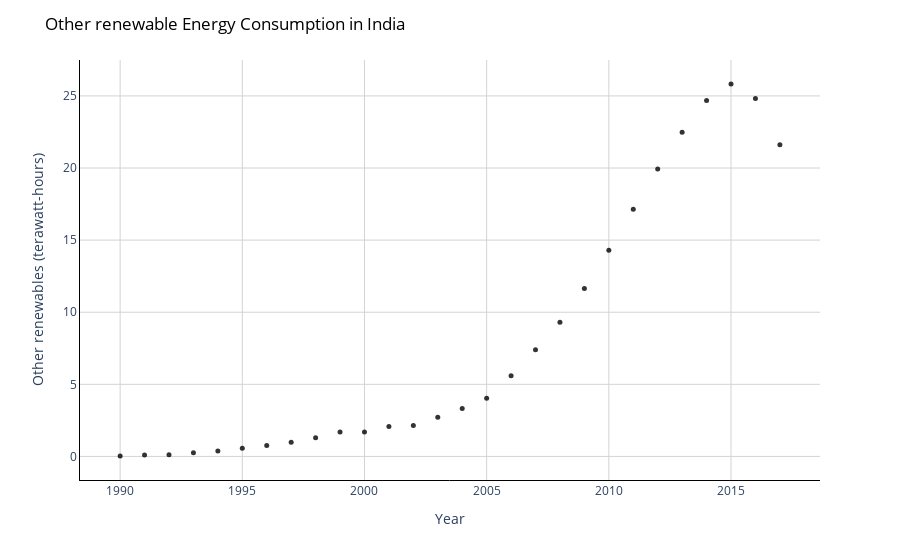

Notebook cell for this chart:
### Code cell
# Create a scatter plot
fig = px.scatter(df, x=df['Year'], y=df['Other renewables (terawatt-hours)'], 
                 opacity=0.8, color_discrete_sequence=['black'])
# Change chart background color
fig.update_layout(dict(plot_bgcolor = 'white'))

# Update axes lines
fig.update_xaxes(showgrid=True, gridwidth=1, gridcolor='lightgrey', 
                 zeroline=True, zerolinewidth=1, zerolinecolor='lightgrey', 
                 showline=True, linewidth=1, linecolor='black')

fig.update_yaxes(showgrid=True, gridwidth=1, gridcolor='lightgrey', 
                 zeroline=True, zerolinewidth=1, zerolinecolor='lightgrey', 
                 showline=True, linewidth=1, linecolor='black')

fig.update_yaxes(showgrid=True, gridwidth=1, gridcolor='lightgrey', 
                 zeroline=True, zerolinewidth=1, zerolinecolor='lightgrey', 
                 showline=True, linewidth=1, linecolor='black')

# Set figure title
fig.update_layout(title=dict(text="Other renewable Energy Consumption in India", 
                             font=dict(color='black')))
# Update marker size
fig.update_traces(marker=dict(size=5))

fig.show()

### Figure 1 — Plotly figure (JSON) as saved in the notebook; plotly's stock layout.template omitted (floating-point values rounded to 4 significant figures)
{"data": [{"hovertemplate": "Year=%{x}<br>Other renewables (terawatt-hours)=%{y}<extra></extra>", "legendgroup": "", "marker": {"color": "black", "opacity": 0.8, "size": 5, "symbol": "circle"}, "mode": "markers", "name": "", "orientation": "v", "showlegend": false, "type": "scatter", "x": [1990, 1991, 1992, 1993, 1994, 1995, 1996, 1997, 1998, 1999, 2000, 2001, 2002, 2003, 2004, 2005, 2006, 2007, 2008, 2009, 2010, 2011, 2012, 2013, 2014, 2015, 2016, 2017], "xaxis": "x", "y": [0.03759, 0.09507, 0.1194, 0.252, 0.3803, 0.5638, 0.7561, 0.9817, 1.293, 1.686, 1.686, 2.069, 2.14, 2.713, 3.314, 4.035, 5.587, 7.403, 9.302, 11.64, 14.29, 17.14, 19.94, 22.48, 24.68, 25.82, 24.82, 21.62], "yaxis": "y"}], "layout": {"legend": {"tracegroupgap": 0}, "margin": {"t": 60}, "plot_bgcolor": "white", "title": {"font": {"color": "black"}, "text": "Other renewable Energy Consumption in India"}, "xaxis": {"anchor": "y", "domain": [0, 1], "gridcolor": "lightgrey", "gridwidth": 1, "linecolor": "black", "linewidth": 1, "showgrid": true, "showline": true, "title": {"text": "Year"}, "zeroline": true, "zerolinecolor": "lightgrey", "zerolinewidth": 1}, "yaxis": {"anchor": "x", "domain": [0, 1], "gridcolor": "lightgrey", "gridwidth": 1, "linecolor": "black", "linewidth": 1, "showgrid": true, "showline": true, "title": {"text": "Other renewables (terawatt-hours)"}, "zeroline": true, "zerolinecolor": "lightgrey", "zerolinewidth": 1}}}
